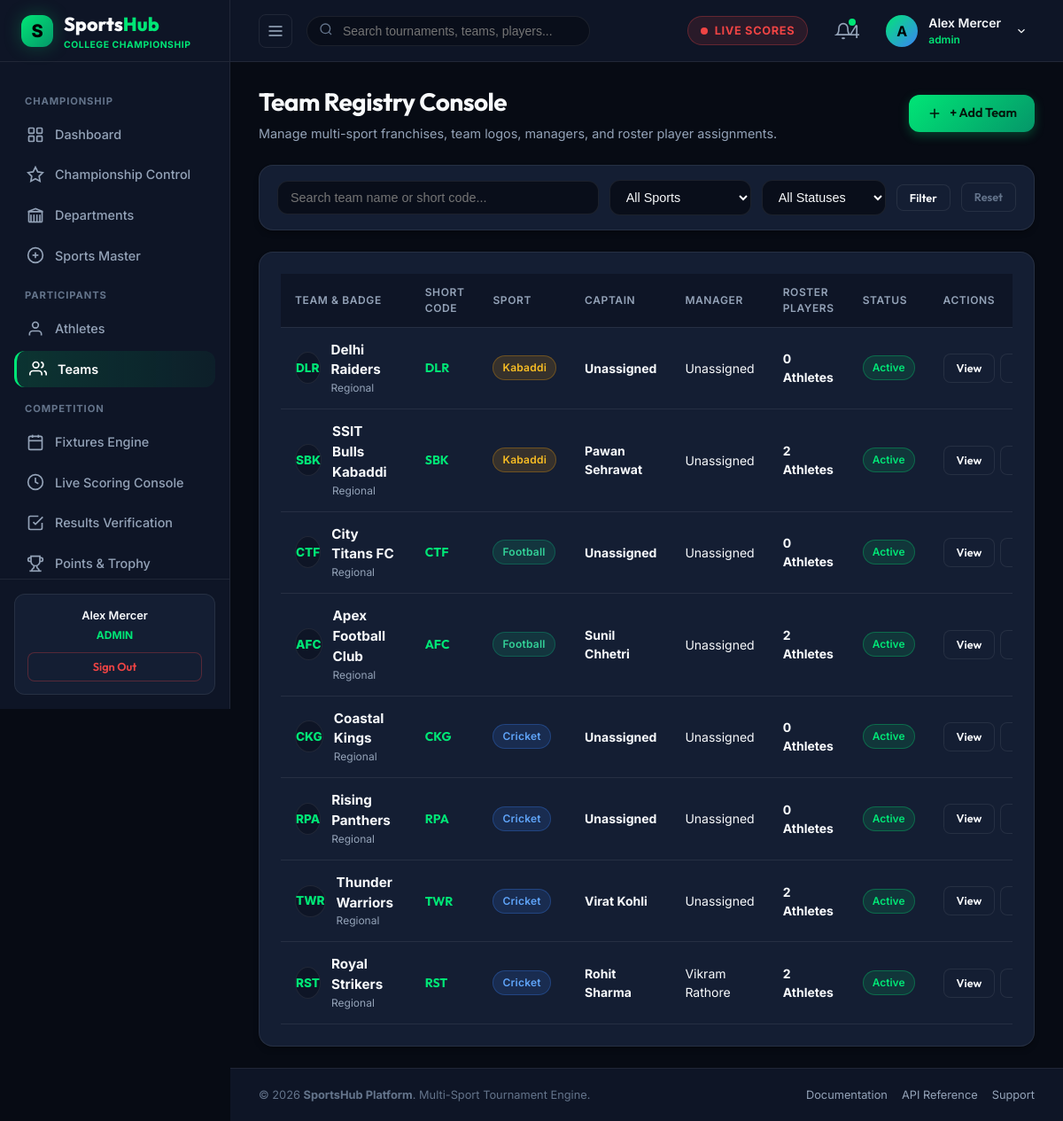
The page /organizer/teams.php (signed in) on the database its author committed.
### tables this page shows
CREATE TABLE `users` (
  `id` int(10) unsigned NOT NULL AUTO_INCREMENT,
  `name` varchar(100) NOT NULL,
  `email` varchar(150) NOT NULL,
  `password` varchar(255) NOT NULL,
  `role` enum('admin','organizer','scorer','official','team_manager','player') NOT NULL DEFAULT 'player',
  `profile_image` varchar(255) DEFAULT 'assets/images/default-avatar.png',
  `status` tinyint(1) DEFAULT 1,
  `created_at` datetime DEFAULT current_timestamp(),
  `updated_at` datetime DEFAULT current_timestamp() ON UPDATE current_timestamp(),
  PRIMARY KEY (`id`),
  UNIQUE KEY `email` (`email`),
  KEY `idx_users_role` (`role`),
  KEY `idx_users_email` (`email`)
);

CREATE TABLE `teams` (
  `id` int(10) unsigned NOT NULL AUTO_INCREMENT,
  `name` varchar(100) NOT NULL,
  `short_name` varchar(10) NOT NULL,
  `logo` varchar(255) DEFAULT 'assets/images/default-team.png',
  `sport_id` int(10) unsigned NOT NULL,
  `department_id` int(11) DEFAULT NULL,
  `captain_id` int(10) unsigned DEFAULT NULL,
  `manager_id` int(10) unsigned DEFAULT NULL,
  `status` tinyint(1) DEFAULT 1,
  `created_at` datetime DEFAULT current_timestamp(),
  `updated_at` datetime DEFAULT current_timestamp() ON UPDATE current_timestamp(),
  PRIMARY KEY (`id`),
  KEY `idx_teams_sport` (`sport_id`),
  CONSTRAINT `fk_teams_sport` FOREIGN KEY (`sport_id`) REFERENCES `sports` (`id`)
);

CREATE TABLE `sports` (
  `id` int(10) unsigned NOT NULL AUTO_INCREMENT,
  `name` varchar(50) NOT NULL,
  `slug` varchar(60) NOT NULL,
  `description` text DEFAULT NULL,
  `icon` varchar(255) DEFAULT NULL,
  `status` tinyint(1) DEFAULT 1,
  `created_at` datetime DEFAULT current_timestamp(),
  PRIMARY KEY (`id`),
  UNIQUE KEY `name` (`name`),
  UNIQUE KEY `slug` (`slug`)
);

CREATE TABLE `players` (
  `id` int(10) unsigned NOT NULL AUTO_INCREMENT,
  `name` varchar(100) NOT NULL,
  `email` varchar(150) DEFAULT NULL,
  `phone` varchar(20) DEFAULT NULL,
  `profile_image` varchar(255) DEFAULT 'assets/images/default-player.png',
  `date_of_birth` date DEFAULT NULL,
  `jersey_number` int(11) DEFAULT NULL,
  `sport_id` int(10) unsigned NOT NULL,
  `team_id` int(10) unsigned DEFAULT NULL,
  `position` varchar(50) DEFAULT 'Player',
  `status` tinyint(1) DEFAULT 1,
  `created_at` datetime DEFAULT current_timestamp(),
  `updated_at` datetime DEFAULT current_timestamp() ON UPDATE current_timestamp(),
  PRIMARY KEY (`id`),
  KEY `idx_players_team` (`team_id`),
  KEY `idx_players_sport` (`sport_id`),
  CONSTRAINT `fk_players_sport` FOREIGN KEY (`sport_id`) REFERENCES `sports` (`id`),
  CONSTRAINT `fk_players_team` FOREIGN KEY (`team_id`) REFERENCES `teams` (`id`) ON DELETE SET NULL
);

### organizer/teams.php (the view, shortened to what the rows shown need)
<?php
require_once __DIR__ . '/../includes/config.php';
require_once __DIR__ . '/../includes/database.php';
require_once __DIR__ . '/../includes/auth.php';
require_once __DIR__ . '/../includes/team-player-functions.php';
$currentUser = currentUser();
$userRole = strtolower($currentUser['role'] ?? 'player');
$managerScopeId = ($userRole === 'team_manager') ? intval($currentUser['id']) : 0;
$search  = trim($_GET['search'] ?? '');
$sportId = intval($_GET['sport_id'] ?? 0);
$status  = trim($_GET['status'] ?? 'all');
$teamsList  = getTeamsFiltered($search, $sportId, $status, $managerScopeId);
include_once __DIR__ . '/../includes/header.php';
?>
<div class="dashboard-header">
  <div class="dashboard-title-group">
    <h1>Team Registry Console</h1>
  </div>
</div>
<?php if (empty($teamsList)): ?>
  <div class="card" style="text-align:center; padding:48px 24px;">
    <div style="font-size:3rem; margin-bottom:12px;">🛡️</div>
    <h3 style="font-size:1.3rem; margin-bottom:8px;">No Teams Found</h3>
    <p style="color:var(--text-muted); font-size:0.9rem; max-width:400px; margin:0 auto 20px auto;">
      No teams match your search or filter parameters.
    </p>
    <?php if (in_array($userRole, ['admin', 'organizer'])): ?>
      <a href="<?php echo BASE_URL; ?>/organizer/create-team.php" class="btn btn-primary">+ Add Team</a>
    <?php endif; ?>
  </div>
<?php else: ?>
  <div class="card">
    <div class="table-responsive">
      <table class="sports-table">
        <thead>
          <tr>
            <th>Team & Badge</th>
            <th>Short Code</th>
            <th>Sport</th>
            <th>Captain</th>
            <th>Manager</th>
            <th>Roster Players</th>
            <th>Status</th>
            <th>Actions</th>
          </tr>
        </thead>
        <tbody>
          <?php foreach ($teamsList as $team): ?>
            <tr data-searchable>
              <td>
                <div style="display:flex; align-items:center; gap:12px;">
                  <div class="team-badge-circle" style="width:36px; height:36px; font-weight:800; font-size:0.85rem; background:var(--bg-dark-surface); border:1px solid var(--border-subtle); color:var(--accent-green);">
                    <?php echo htmlspecialchars($team['short_name']); ?>
                  </div>
                  <div>
                    <strong style="color:var(--text-main); font-size:0.95rem;"><?php echo htmlspecialchars($team['name']); ?></strong>
                    <div style="font-size:0.75rem; color:var(--text-muted);"><?php echo htmlspecialchars($team['city'] ?? 'Regional'); ?></div>
                  </div>
                </div>
              </td>
              <td><span style="font-family:var(--font-heading); font-weight:700; color:var(--accent-green);"><?php echo htmlspecialchars($team['short_name']); ?></span></td>
              <td><?php echo getSportBadge($team['sport_name']); ?></td>
              <td><strong><?php echo htmlspecialchars($team['captain_name'] ?? 'Unassigned'); ?></strong></td>
              <td><?php echo htmlspecialchars($team['manager_name'] ?? 'Unassigned'); ?></td>
              <td><span style="font-weight:700; color:var(--text-main);"><?php echo $team['players_count']; ?> Athletes</span></td>
              <td>
                <?php if ($team['status'] == 1 || strtolower($team['status']) === 'active'): ?>
                  <span class="status-badge badge-active">Active</span>
                <?php else: ?>
                  <span class="status-badge badge-danger">Inactive</span>
                <?php endif; ?>
              </td>
              <td>
                <div style="display:flex; gap:6px;">
                  <a href="<?php echo BASE_URL; ?>/organizer/team-details.php?id=<?php echo $team['id']; ?>" class="btn btn-secondary btn-sm">View</a>
                  <?php if (in_array($userRole, ['admin', 'organizer']) || ($userRole === 'team_manager' && ($team['manager_id'] ?? 0) == $currentUser['id'])): ?>
                    <a href="<?php echo BASE_URL; ?>/organizer/edit-team.php?id=<?php echo $team['id']; ?>" class="btn btn-secondary btn-sm">Edit</a>
                  <?php endif; ?>
                </div>
              </td>
            </tr>
          <?php endforeach; ?>
        </tbody>
      </table>
    </div>
  </div>
<?php endif; ?>
<?php include_once __DIR__ . '/../includes/footer.php'; ?>

### includes/header.php (shortened to what the rows shown need)
<?php
require_once __DIR__ . '/config.php';
require_once __DIR__ . '/auth.php';
$currentUser = currentUser();
$userName = $currentUser['name'] ?? 'Alex Mercer';
?>
<!DOCTYPE html>
<html lang="en">
<head>
  <link rel="stylesheet" href="<?php echo BASE_URL; ?>/assets/css/style.css">
  <link rel="stylesheet" href="<?php echo BASE_URL; ?>/assets/css/dashboard.css">
  <link rel="stylesheet" href="<?php echo BASE_URL; ?>/assets/css/tournament.css">
</head>
<body>
<div class="app-layout">
  <?php include_once __DIR__ . '/sidebar.php'; ?>
  <div class="main-wrapper" id="mainWrapper">
    <header class="top-header">
      <div class="header-right">
        <div class="user-profile-wrapper" style="position:relative;">
          <div class="user-profile-menu" onclick="toggleUserDropdown()" id="userProfileBtn">
            <div class="user-avatar-placeholder" style="width:36px;height:36px;border-radius:50%;background:linear-gradient(135deg, #00e676, #3b82f6);display:flex;align-items:center;justify-content:center;font-weight:700;color:#000;">
              <?php echo strtoupper(substr($userName, 0, 1)); ?>
            </div>
            <div class="user-info">
              <span class="user-name"><?php echo htmlspecialchars($userName); ?></span>
              <span class="user-role" style="color:var(--accent-green); font-weight:600;"><?php echo htmlspecialchars($userRole); ?></span>
            </div>
            <svg width="14" height="14" viewBox="0 0 24 24" fill="none" stroke="currentColor" stroke-width="2" style="margin-left:4px;"><polyline points="6 9 12 15 18 9"/></svg>
          </div>
        </div>
      </div>
    </header>
    <main class="page-content">

### includes/sidebar.php (shortened to what the rows shown need)
<?php
require_once __DIR__ . '/auth.php';
$user = currentUser();
$userRole = strtolower($user['role'] ?? 'admin');
?>
<aside class="app-sidebar" id="appSidebar">
  <div class="sidebar-footer">
    <div class="quick-support-card">
      <p style="font-weight:600; color:var(--text-main); margin-bottom:4px;"><?php echo htmlspecialchars($user['name'] ?? 'User'); ?></p>
      <div style="font-size:0.75rem; color:var(--accent-green); text-transform:uppercase; font-weight:700; margin-bottom:10px;">
        <?php echo htmlspecialchars($userRole); ?>
      </div>
      <a href="<?php echo BASE_URL; ?>/auth/logout.php" class="btn btn-secondary btn-sm" style="width:100%; color:var(--accent-red); border-color:rgba(239,68,68,0.3);">
        Sign Out
      </a>
    </div>
  </div>
</aside>

### includes/config.php (shortened to what the rows shown need)
<?php
function getSportBadge($sportName) {
    $colors = [
        'Cricket'      => 'badge-cricket',
        'Football'     => 'badge-football',
        'Kabaddi'      => 'badge-kabaddi',
        'Basketball'   => 'badge-basketball',
        'Volleyball'   => 'badge-volleyball',
        'Badminton'    => 'badge-badminton',
        'Tennis'       => 'badge-tennis',
        'Table Tennis' => 'badge-table-tennis',
    ];
    $class = $colors[$sportName] ?? 'badge-generic';
    return "<span class=\"sport-badge {$class}\">" . htmlspecialchars($sportName) . "</span>";
}

### rows shown on the page
users: name "Alex Mercer", role "ADMIN", name "A", role "admin"
teams: short_name "DLR", name "Delhi Raiders", city "Regional", sport.name "Kabaddi", captain_name "Unassigned", manager_name "Unassigned", players_count "0", status "Active"
players: team.short_name "SBK", team.name "SSIT Bulls Kabaddi", city "Regional", sport.name "Kabaddi", name "Pawan Sehrawat", manager_name "Unassigned", players_count "2"
teams: short_name "CTF", name "City Titans FC", city "Regional", sport.name "Football", captain_name "Unassigned", manager_name "Unassigned", players_count "0", status "Active"
players: team.short_name "AFC", team.name "Apex Football Club", city "Regional", sport.name "Football", name "Sunil Chhetri", manager_name "Unassigned", players_count "2"
teams: short_name "CKG", name "Coastal Kings", city "Regional", sport.name "Cricket", captain_name "Unassigned", manager_name "Unassigned", players_count "0", status "Active"
teams: short_name "RPA", name "Rising Panthers", city "Regional", sport.name "Cricket", captain_name "Unassigned", manager_name "Unassigned", players_count "0", status "Active"
players: team.short_name "TWR", team.name "Thunder Warriors", city "Regional", sport.name "Cricket", name "Virat Kohli", manager_name "Unassigned", players_count "2"
players: team.short_name "RST", team.name "Royal Strikers", city "Regional", sport.name "Cricket", name "Rohit Sharma", users.name "Vikram Rathore", players_count "2"

### other values the page prints
$initialUnread "4"
